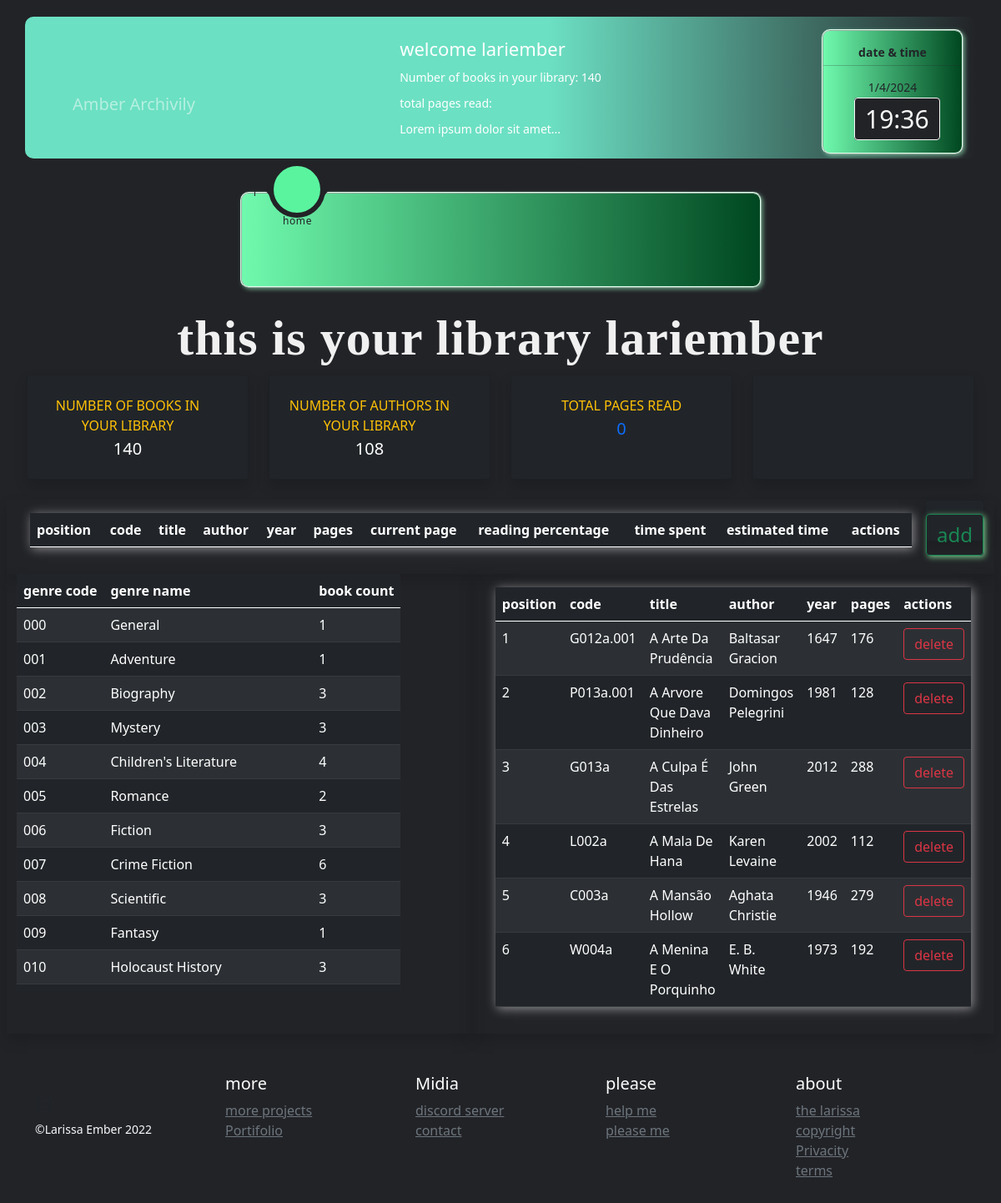
/about_your_library (signed in), run on an earlier commit of the app's database.
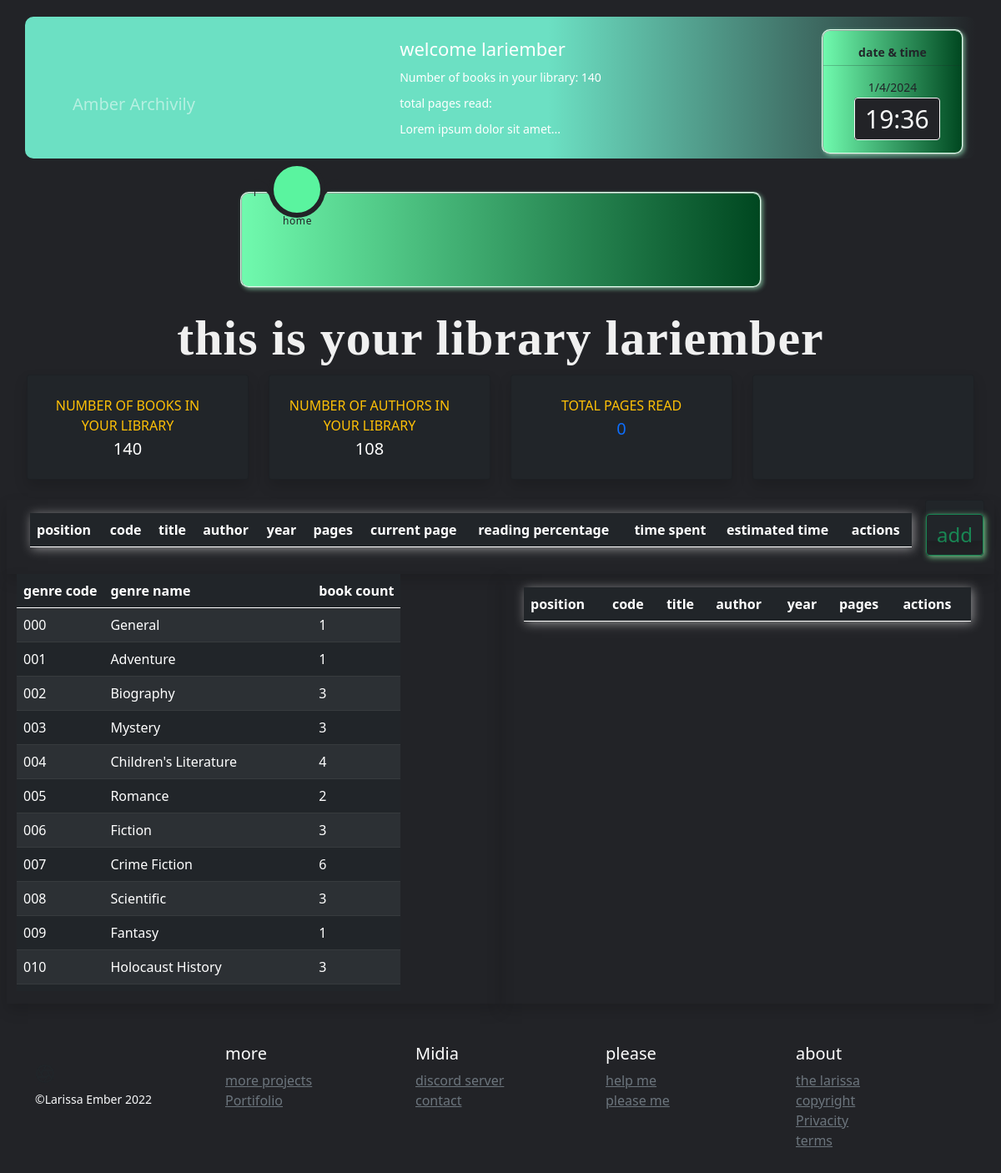
And on a later commit of the database.
### app/__init__.py (models this page shows, shortened)
class User(db.Model):
    __tablename__ = 'users'
    id = db.Column(db.Integer, primary_key=True)
    username = db.Column(db.String(), unique=True, nullable=False)
    password_hash = db.Column(db.String(), nullable=False)
    name = db.Column(db.String(), nullable=False)
    books = db.relationship('Book', backref='user', lazy=True)
    user_readings = db.relationship('UserReadings', backref='user', lazy=True)  # Adicione este atributo de relacionamento
    @property
    def is_authenticated(self):
        return True

class Book(db.Model):
    __tablename__ = 'books'
    id = db.Column(db.Integer, primary_key=True)
    code = db.Column(db.String(8), unique=True, nullable=False)
    title = db.Column(db.String(200), nullable=False)
    author = db.Column(db.String(100), nullable=False)
    publisher = db.Column(db.String(100), nullable=False)
    year = db.Column(db.Integer, nullable=False)
    pages = db.Column(db.Integer, nullable=False)
    status = db.Column(db.String(50), nullable=False)  # 'available', 'borrowed', or 'ex-libris'
    format = db.Column(db.String(50), nullable=False)  # 'physical', 'e-book', or 'pdf'
    read = db.Column(db.String(10), nullable=False)
    genre = db.Column(db.String(50), nullable=False)
    completion_date = db.Column(db.String(11), nullable=True)
    user_id = db.Column(db.Integer, db.ForeignKey('users.id'), nullable=False)
    user_readings = db.relationship('UserReadings', backref='book', lazy=True)  # Adicione este atributo de relacionamento
    loan_id = db.Column(db.Integer, db.ForeignKey('loans.id'), nullable=True)  # Chave estrangeira para a tabela Loan

### app/controllers/defaut.py (the view)
@app.route('/about_your_library')
def about_your_library():
    user_readings = current_user.user_readings
    user = get_logged_in_user()
    if not user:
        return redirect('/login')
    if db.session.query(func.sum(Book.pages)).filter(Book.read == 'read').scalar() != None:
        total_pages_completed = db.session.query(
            func.sum(Book.pages)).filter(Book.read == 'read').scalar()
    else:
        total_pages_completed = 0
    if db.session.query(func.sum(UserReadings.current_page)).filter(UserReadings.user_id == current_user.id).scalar() != None:
        total_pages_in_progress = db.session.query(func.sum(UserReadings.current_page)).filter(
            UserReadings.user_id == current_user.id).scalar()
    else:
        total_pages_in_progress = 0
    print(total_pages_completed)
    print(total_pages_in_progress)
    sum_pages = total_pages_in_progress + total_pages_completed
    genre_counts = db.session.query(
        Book.genre, func.count(Book.id)).group_by(Book.genre).all()
    borrowed_books = Book.query.filter_by(status='borrowed').all()
    return render_template('about_your_library.html', book_genres=book_genres, user_readings=user_readings, sum_pages=sum_pages, genre_counts=genre_counts, borrowed_books=borrowed_books)

### app/templates/about_your_library.html (shortened to what this page needs)
{% extends 'base.html' %}
{% block content %}
<div class="container-fluid">
    <div class="text-white text-center">
        <h1>this is your library {{ current_user.username }}</h1>
        <div class="row">
            <div class="col-xl-3 col-md-6 mb-4">
                <a href="/your_collection" style="text-decoration: none;" class="list">
                    <div class="card bg-dark border-left-warning shadow h-100 py-2 text-white">
                        <div class="card-body">
                            <div class="row no-gutters align-items-center">
                                <div class="col mr-2">
                                    <div class="text-xs font-weight-bold text-warning text-uppercase mb-1">
                                        number of books in your library</div>
                                    <div class="h5 mb-0 font-weight-bold ">{{ current_user.books|length }}</div>
                                </div>
                            </div>
                        </div>
                    </div>
                </a>
            </div>
            <div class="col-xl-3 col-md-6 mb-4">
                <a href="#" style="text-decoration: none;" class="authour">
                    <div class="card bg-dark border-left-warning shadow h-100 py-2 text-white">
                        <div class="card-body">
                            <div class="row no-gutters align-items-center">
                                <div class="col mr-2">
                                    <div class="text-xs font-weight-bold text-warning text-uppercase mb-1">
                                        Number of authors in your library
                                    </div>
                                    <div class="h5 mb-0 font-weight-bold">{{
                                        current_user.books|map(attribute='author')|unique|list|length }}</div>
                                </div>
                            </div>
                        </div>
                    </div>
                </a>
            </div>
            <div class="col-xl-3 col-md-6 mb-4">
                <a href="/your_collection" style="text-decoration: none;" class="active">
                    <div class="card bg-dark border-left-warning shadow h-100 py-2">
                        <div class="card-body">
                            <div class="row no-gutters align-items-center">
                                <div class="col mr-2">
                                    <div class="text-xs font-weight-bold text-warning text-uppercase mb-1">Total Pages
                                        Read</div>
                                    <div class="h5 mb-0 font-weight-bold text-gray-800">{{ sum_pages or 0 }}
                                    </div>
                                </div>
                            </div>
                        </div>
                    </div>
                </a>
            </div>
            <div class="col-xl-3 col-md-6 mb-4">
                <a href="/your_collection" style="text-decoration: none;" class="active">
                    <div class="card bg-dark border-left-warning shadow h-100 py-2">
                    </div>
                </a>
            </div>
        </div>
    </div>
</div>
<div class="row">
    <div class="col shadow d-flex justify-content-center">
        <div id="book-genres-table" style="width: auto;" class="card-body table-responsive">
            <table class="table table-striped table-hover table-dark">
                <thead>
                    <tr>
                        <th>position</th>
                        <th>code</th>
                        <th>title</th>
                        <th>author</th>
                        <th>year</th>
                        <th>pages</th>
                        <th>current page</th>
                        <th>reading percentage</th>
                        <th>time spent</th>
                        <th>estimated time</th>
                        <th>actions</th>
                    </tr>
                </thead>
            </table>
        </div>
        <div class=" mb-4" style="max-width: 100px; max-height: 50px;">
            <div class="card bg-dark border-left-warning shadow h-100 py-3">
                <a href="/search" class="btn btn-outline-success"
                    style="font-size: 24px; box-shadow: 2px 2px 7px rgb(119, 200, 139);">add</a>
            </div>
        </div>
    </div>
    <div class="col shadow d-flex">
        <div id="book-genres-table" style="width: auto; max-height: 500px; margin-bottom: 15px;"
            class="table-responsive overflow-auto">
            <table class="table table-striped table-hover table-dark">
                <thead>
                    <tr>
                        <th>genre code</th>
                        <th>genre name</th>
                        <th>book count</th>
                    </tr>
                </thead>
                <tbody>
                    {% for code, name in book_genres.items() %}
                    <tr>
                        <td>{{ code }}</td>
                        <td>{{ name }}</td>
                        {% if loop.index0 < genre_counts|length %} <td>{{ genre_counts[loop.index0][1] }}</td>
                            {% else %}
                            <td>0</td>
                            {% endif %}
                    </tr>
                    {% endfor %}
                </tbody>
            </table>
        </div>
    </div>
    <div class="col shadow d-flex justify-content-center">
        <div id="book-genres-table" style="width: auto;" class="card-body table-responsive">
            <table class="table table-striped table-hover table-dark">
                <thead>
                    <tr>
                        <th>position</th>
                        <th>code</th>
                        <th>title</th>
                        <th>author</th>
                        <th>year</th>
                        <th>pages</th>
                        <th>actions</th>
                    </tr>
                </thead>
                <tbody>
                    {% for borrowed in borrowed_books %}
                    <tr>
                        <td>{{ loop.index }}</td>
                        <td>{{ borrowed.code }}</td>
                        <td>{{ borrowed.title }}</td>
                        <td>{{ borrowed.author }}</td>
                        <td>{{ borrowed.year }}</td>
                        <td>{{ borrowed.pages }}</td>
                        <td>
                            <button class="btn btn-outline-danger"
                                onclick="changeStatus({{ borrowed.id }})">delete</button>
                        </td>
                    </tr>
                    {% endfor %}
                </tbody>
            </table>
        </div>
    </div>
</div>
{% endblock %}

### app/templates/base.html (shortened to what this page needs)
<!DOCTYPE html>
<html lang="en">
<head>
  <link rel="stylesheet" href="../static/css/fonts.css" type="text/css">
  <link rel="stylesheet" href="https://cdn.jsdelivr.net/npm/bootstrap@5.0.1/dist/css/bootstrap.min.css">
  <link rel="stylesheet" href="{{ url_for('static', filename='css/style.css') }}">
</head>
<body>
  <div class="d-none d-md-block d-lg-block d-xl-block">
    <header>
      {% if current_user.is_authenticated %}
      <div id="hide" class="container bg-dark text-white">
        <a class="navbar-brand text-white-50" href="/home">Amber Archivily</a>
        <div class="navbar-text">
          {% if current_user.is_authenticated %}
          <h2>welcome {{ current_user.username }}</h2>
          <p>Number of books in your library: {{ current_user.books|length }}</p>
          <p>total pages read: </p>
          <p>Lorem ipsum dolor sit amet...</p>
          {% endif %}
          <div class="datetime">
            <p class="text-dark fw-bold">date & time</p>
            <hr class="bg-dark">
            <p class="text-dark"><span id="date"></span>
            </p>
            <div>
              <time></time>
            </div>
          </div>
        </div>
      </div> {% endif %}
      <div class="d-none d-md-block d-lg-block d-xl-block">
        <nav class="">
          <div class="navigation">
            <ul>
              <li class="list active">
                <a href="/home">
                  <span class="text">home</span>
                </a>
              </li>
              <li class="list">
              </li>
              <li class="list">
              </li>
              <li class="list">
              </li>
              <li class="list">
              </li>
              <li class="list">
              </li>
              <li class="list">
              </li>
              {% if current_user.is_authenticated %}
              <li class="list">
              </li>
              {% endif %}
              <div class="indicator"></div>
            </ul>
          </div>
        </nav>
      </div>
    </header>
  </div>
  <br>
  <main>
    {% block content %}
    {% endblock %}
  </main>
  <footer class="container py-5 d-none d-md-block d-lg-block d-xl-block">
    <div class="row">
      <div class="col-12 col-md">
        <br>
        <small class="d-block mb-3 text-light">&copy;Larissa Ember 2022</small>
      </div>
      <div class="col-6 col-md">
        <h5 class="text-white">more</h5>
        <ul class="list-unstyled text-small">
          <li><a class="link-secondary" href="#">more projects</a></li>
          <li><a class="link-secondary" href="#">Portifolio</a></li>
        </ul>
      </div>
      <div class="col-6 col-md">
        <h5 class="text-white">Midia</h5>
        <ul class="list-unstyled text-small">
          <li><a class="link-secondary" href="https://discord.gg/jWzjDQSE">discord server</a></li>
          <li><a class="link-secondary" href="/profile">contact</a></li>
        </ul>
      </div>
      <div class="col-6 col-md">
        <h5 class="text-white">please</h5>
        <ul class="list-unstyled text-small">
          <li><a class="link-secondary" href="/help">help me</a></li>
          <li><a class="link-secondary" href="#">please me</a></li>
        </ul>
      </div>
      <div class="col-6 col-md">
        <h5 class="text-white">about</h5>
        <ul class="list-unstyled text-small">
          <li><a class="link-secondary" href="/profile">the larissa</a></li>
          <li><a class="link-secondary" href="/copyright">copyright</a></li>
          <li><a class="link-secondary" href="/only_fans">Privacity</a></li>
          <li><a class="link-secondary" href="/terms">terms</a></li>
        </ul>
      </div>
    </div>
  </footer>
</body>
</html>

What changed in the data, as far as the page shows it:
no longer on this page (row edited): Book: code "G012a.001", title "A Arte Da Prudência", author "Baltasar Gracion", year "1647", pages "176"
no longer on this page (row edited): Book: code "P013a.001", title "A Arvore Que Dava Dinheiro", author "Domingos Pelegrini", year "1981", pages "128"
no longer on this page (row edited): Book: code "G013a", title "A Culpa É Das Estrelas", author "John Green", year "2012", pages "288"
no longer on this page (row edited): Book: code "L002a", title "A Mala De Hana", author "Karen Levaine", year "2002", pages "112"
no longer on this page (row edited): Book: code "C003a", title "A Mansão Hollow", author "Aghata Christie", year "1946", pages "279"
no longer on this page (row edited): Book: code "W004a", title "A Menina E O Porquinho", author "E. B. White", year "1973", pages "192"
